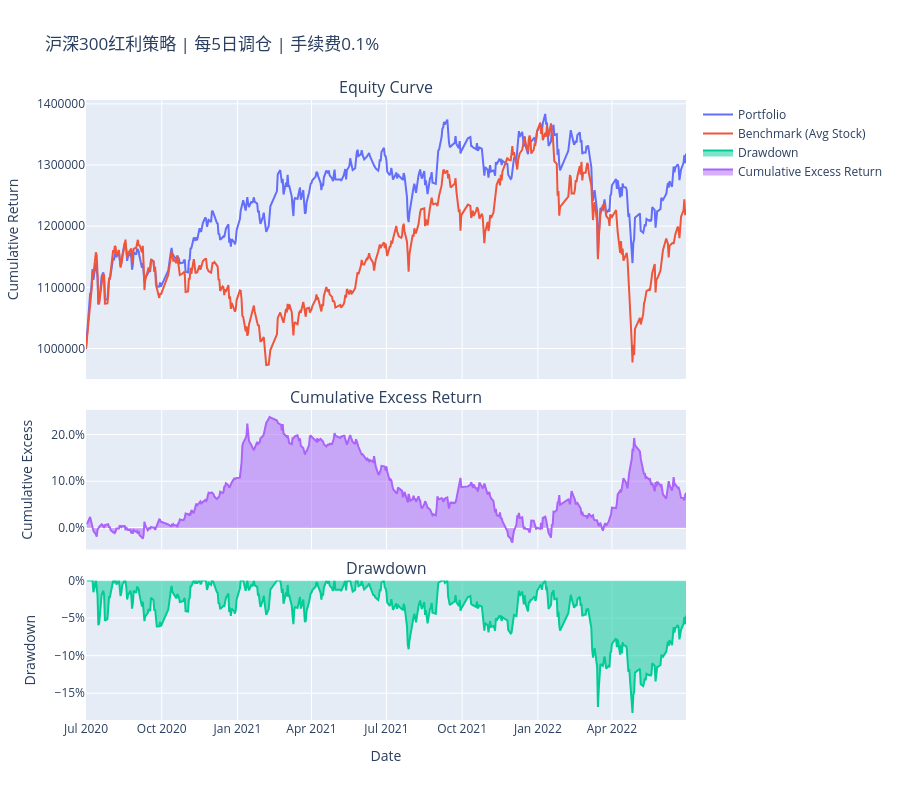

The code cell stored with this chart in its notebook:
### Code cell
import warnings
from util import *

warnings.filterwarnings("ignore")

# ===================== 红利策略 全多头回测配置 =====================
CONFIG = {
    "INITIAL_CASH": 1_000_000,       # 初始资金
    "START_DATE": "2020-07-01",      # 【可调节】回测开始日期
    "END_DATE": "2022-06-30",        # 【可调节】回测结束日期
    "REBALANCE_FREQ": 5,             # 【可调节】调仓频率（每N个选股日）
    "PRICE_FILE": "data/eod_prices.parquet",    # 价格文件路径
    "SELECTION_FILE": "records/industry_selection.parquet", # 红利选股文件
    "TRANSACTION_FEE": 0.001         # 【可调节】交易手续费（0.1%）
}

# ===================== 执行红利策略回测 =====================
portfolio_ser, benchmark_ser, metrics = backtest_long_only(
    initial_cash=CONFIG["INITIAL_CASH"],
    start_date=CONFIG["START_DATE"],
    end_date=CONFIG["END_DATE"],
    rebalance_freq=CONFIG["REBALANCE_FREQ"],
    price_file=CONFIG["PRICE_FILE"],
    selection_file=CONFIG["SELECTION_FILE"],
    transaction_fee_rate=CONFIG["TRANSACTION_FEE"]
)

# ===================== 输出绩效指标 =====================
print("\n==================== 沪深300红利策略 绩效指标 ====================")
for k, v in metrics.items():
    print(f"{k}: {v:.4f}")

# ===================== 绘制回测图表 =====================
plot_results(
    portfolio_values=portfolio_ser,
    benchmark_values=benchmark_ser,
    title=f'沪深300红利策略 | 每{CONFIG["REBALANCE_FREQ"]}日调仓 | 手续费{CONFIG["TRANSACTION_FEE"]*100:.1f}%',
    plot_excess=True
)

### Figure 1 — Plotly figure (JSON) as saved in the notebook; plotly's stock layout.template omitted (floating-point values rounded to 4 significant figures; data arrays with more than 128 entries replaced by an {"elided": "..."} marker saying what was removed)
{"data": [{"mode": "lines", "name": "Portfolio", "type": "scatter", "x": {"elided": "486 str values"}, "xaxis": "x", "y": {"elided": "486 float values"}, "yaxis": "y"}, {"mode": "lines", "name": "Benchmark (Avg Stock)", "type": "scatter", "x": {"elided": "486 str values"}, "xaxis": "x", "y": {"elided": "486 float values"}, "yaxis": "y"}, {"fill": "tozeroy", "mode": "lines", "name": "Drawdown", "type": "scatter", "x": {"elided": "485 str values"}, "xaxis": "x3", "y": {"elided": "485 float values"}, "yaxis": "y3"}, {"fill": "tozeroy", "mode": "lines", "name": "Cumulative Excess Return", "type": "scatter", "x": {"elided": "485 str values"}, "xaxis": "x2", "y": {"elided": "485 float values"}, "yaxis": "y2"}], "layout": {"annotations": [{"font": {"size": 16}, "showarrow": false, "text": "Equity Curve", "x": 0.5, "xanchor": "center", "xref": "paper", "y": 1, "yanchor": "bottom", "yref": "paper"}, {"font": {"size": 16}, "showarrow": false, "text": "Cumulative Excess Return", "x": 0.5, "xanchor": "center", "xref": "paper", "y": 0.5, "yanchor": "bottom", "yref": "paper"}, {"font": {"size": 16}, "showarrow": false, "text": "Drawdown", "x": 0.5, "xanchor": "center", "xref": "paper", "y": 0.225, "yanchor": "bottom", "yref": "paper"}], "height": 800, "hovermode": "x unified", "showlegend": true, "title": {"text": "沪深300红利策略 | 每5日调仓 | 手续费0.1%"}, "xaxis": {"anchor": "y", "domain": [0, 1], "matches": "x3", "showticklabels": false}, "xaxis2": {"anchor": "y2", "domain": [0, 1], "matches": "x3", "showticklabels": false}, "xaxis3": {"anchor": "y3", "domain": [0, 1], "title": {"text": "Date"}}, "yaxis": {"anchor": "x", "domain": [0.55, 1], "tickformat": ".0f", "title": {"text": "Cumulative Return"}}, "yaxis2": {"anchor": "x2", "domain": [0.275, 0.5], "tickformat": ".1%", "title": {"text": "Cumulative Excess"}}, "yaxis3": {"anchor": "x3", "domain": [0, 0.225], "tickformat": ".0%", "title": {"text": "Drawdown"}}}}
